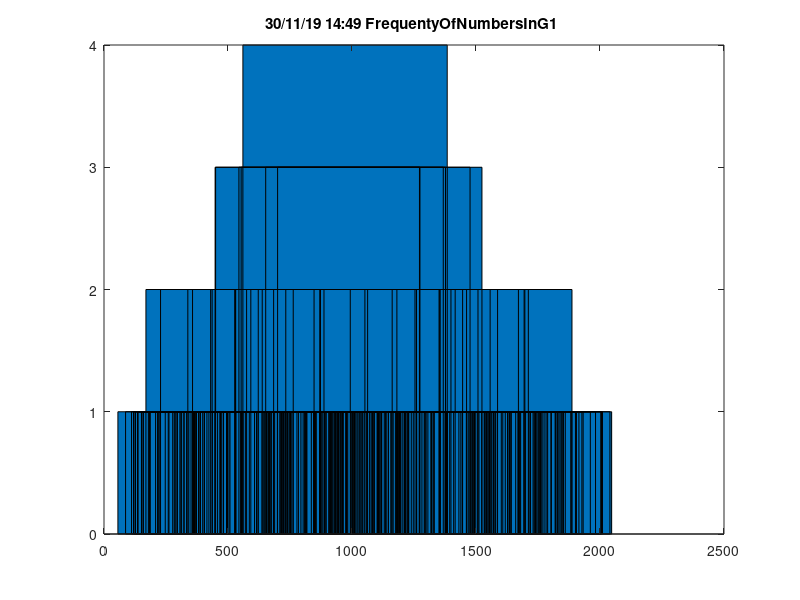

MATLAB code for this plot:
errors=[734  965  909  1489  1081  1221  628  972  1034  1034  842  1064  1628  598  987  1050  1257  1432  860  944  735  939  1328  533  750  1299  848  597  956  942  842  708  1027  718  620  1318  1056  1096  835  1259  1415  549  702  1392  1591  1164  1196  920  910  1520  860  763  1448  1374  859  1288  963  671  591  1334  725  1416  1112  848  1262  1223  1033  799  754  1145  1112  1215  862  1282  1306  1503  1004  862  1075  1475  1322  780  1158  1475  1339  1004  548  860  1570  779  1549  565  870  1060  1281  973  966  987  1206  722  640  1282  1068  1095  1174  773  810  1131  1190  1136  1436  539  1137  674  1129  1377  1142  1049  769  1285  571  698  1067  563  827  943  1325  939  969  849  689  1407  982  1353  1409  972  581  695  637  1128  1121  956  801  581  1268  817  1230  879  862  547  1100  1348  1366  1123  1422  887  772  1345  916  1096  769  1229  1175  1330  1342  906  1225  943  883  1358  1111  1598  1390  564  1427  940  942  972  1167  1149  1248  1145  1594  1493  800  1064  777  631  531  1308  1064  1087  1301  1112  1259  1073  965  1152  816  468  1175  785  1159  882  1299  750  968  1079  707  745  523  784  894  499  1082  1265  972  1441  659  640  1470  1285  1050  596  1143  793  1261  956  998  1635  965  1474  1019  1515 ];
sum=[]; 
numbers1=[];
count=1;
for i=1:1:length(errors)
            if  (errors(i)==10^6)
                continue;
            end
          
            numbers1=[numbers1 errors(i)];
            sum=[sum 1];

    for j=(i+1):1:length(errors)
        if(errors(i)==errors(j))
          errors(j)=10^6;
          sum(count)=sum(count)+1;
        end
    end
    count=count+1;
        
end

bar(numbers1,sum);
title('30/11/19 14:49 FrequentyOfNumbersInG1 ')